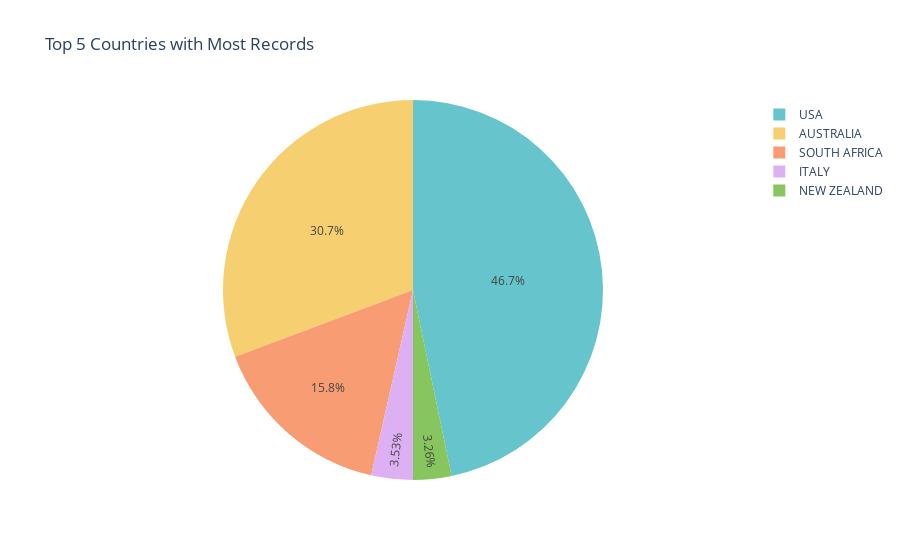

Write notebook code for a chart like this one.
### Code cell
import plotly.io as pio
import plotly.express as px

# Use VS Code renderer for inline display
pio.renderers.default = 'vscode'  # or 'iframe'

# Prepare data
top_5 = df['Country'].value_counts().nlargest(5).reset_index()
top_5.columns = ['Country', 'Count']

# Create pie chart
fig = px.pie(
    top_5,
    names='Country',
    values='Count',
    title='Top 5 Countries with Most Records',
    color_discrete_sequence=px.colors.qualitative.Pastel
)

fig.show()

### Figure 1 — Plotly figure (JSON) as saved in the notebook; plotly's stock layout.template omitted (floating-point values rounded to 4 significant figures)
{"data": [{"domain": {"x": [0, 1], "y": [0, 1]}, "hovertemplate": "Country=%{label}<br>Count=%{value}<extra></extra>", "labels": ["USA", "AUSTRALIA", "SOUTH AFRICA", "ITALY", "NEW ZEALAND"], "legendgroup": "", "name": "", "showlegend": true, "type": "pie", "values": [172, 113, 58, 13, 12]}], "layout": {"legend": {"tracegroupgap": 0}, "piecolorway": ["rgb(102, 197, 204)", "rgb(246, 207, 113)", "rgb(248, 156, 116)", "rgb(220, 176, 242)", "rgb(135, 197, 95)", "rgb(158, 185, 243)", "rgb(254, 136, 177)", "rgb(201, 219, 116)", "rgb(139, 224, 164)", "rgb(180, 151, 231)", "rgb(179, 179, 179)"], "title": {"text": "Top 5 Countries with Most Records"}}}
